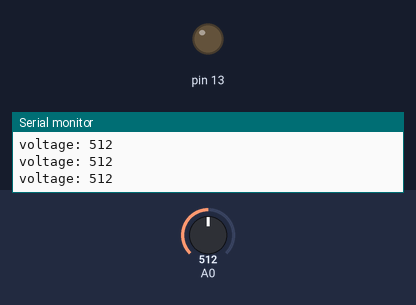
Recording of a sketch running on a simulated Arduino Uno, built with avr-gcc and run on an emulated ATmega328P. Parts: output pins drawn as LEDs (lit = HIGH), the last lines printed to the serial monitor. Inputs (shaded band) come from the test bench; at power-on: A0 = 512.

Above: at 1.2 s.
1.3 s: A0 set to 109
4.3 s: A0 set to 95
At 5.0 s:
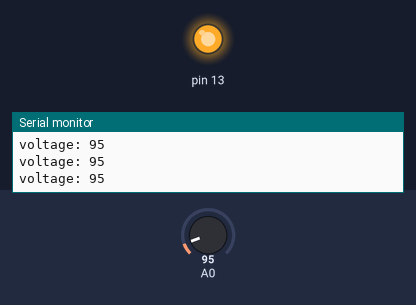
5.8 s: A0 set to 122
At 6.2 s:
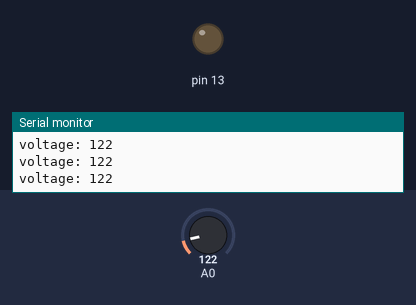
7.3 s: A0 set to 90
At 8.5 s:
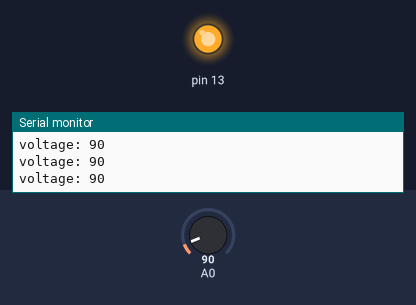
Timing chart, 0 to 9.8 s (numbered marks = the images above; inputs shaded):
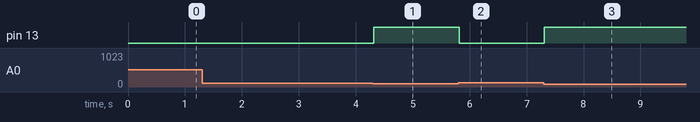

Measured:
- the behaviour switches between 100 and 99 on A0 (found by bisection; images 0 and 1)
- after the input at 4.3 s, pin 13: LOW → HIGH at once
- after the input at 5.8 s, pin 13: HIGH → LOW at once
- after the input at 7.3 s, pin 13: LOW → HIGH at once

The sketch:

ndr.ino
```cpp
void setup() {
  // put your setup code here, to run once:
Serial.begin(9600);
pinMode(13,OUTPUT);
}
int value;
void loop() {
  // put your main code here, to run repeatedly:

    value=analogRead(A0);
    Serial.print("voltage: ");
    Serial.println(value);

    if(value>100)
    {
      digitalWrite(13,LOW);
    }
    if(value<100)
    {
      digitalWrite(13,HIGH);
    }

}
```
